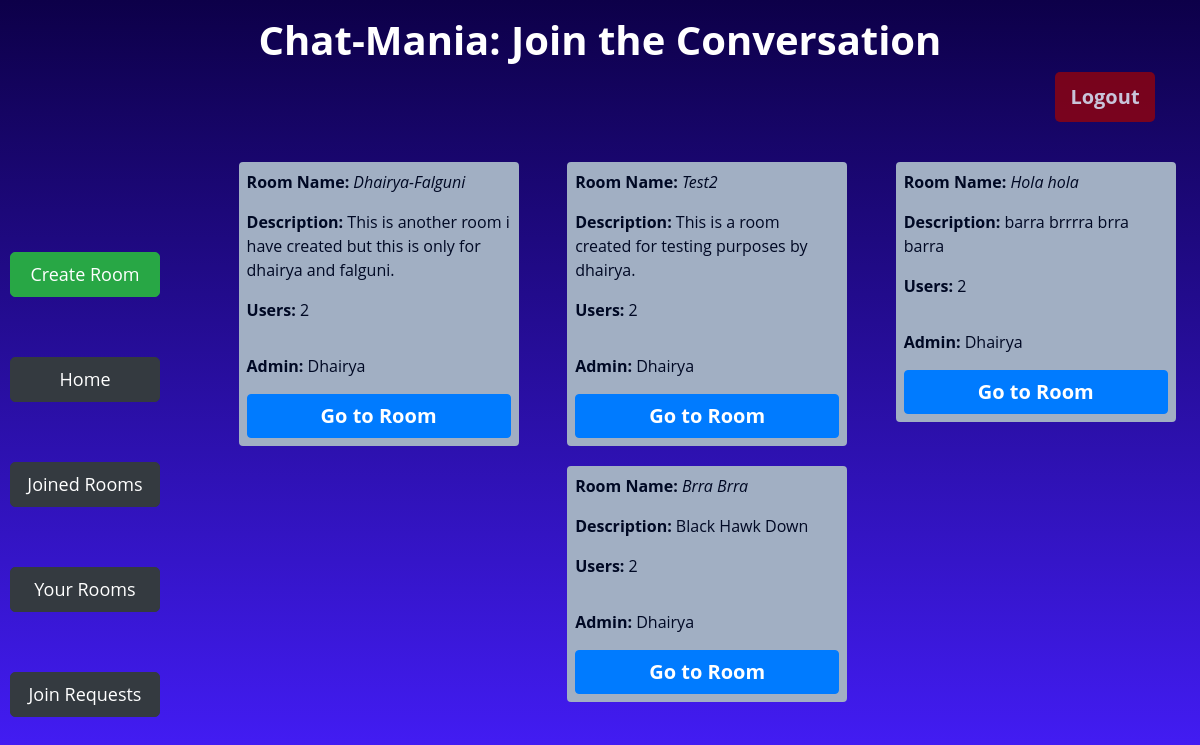
The page /joinedRooms (signed in) on the database as committed earlier.
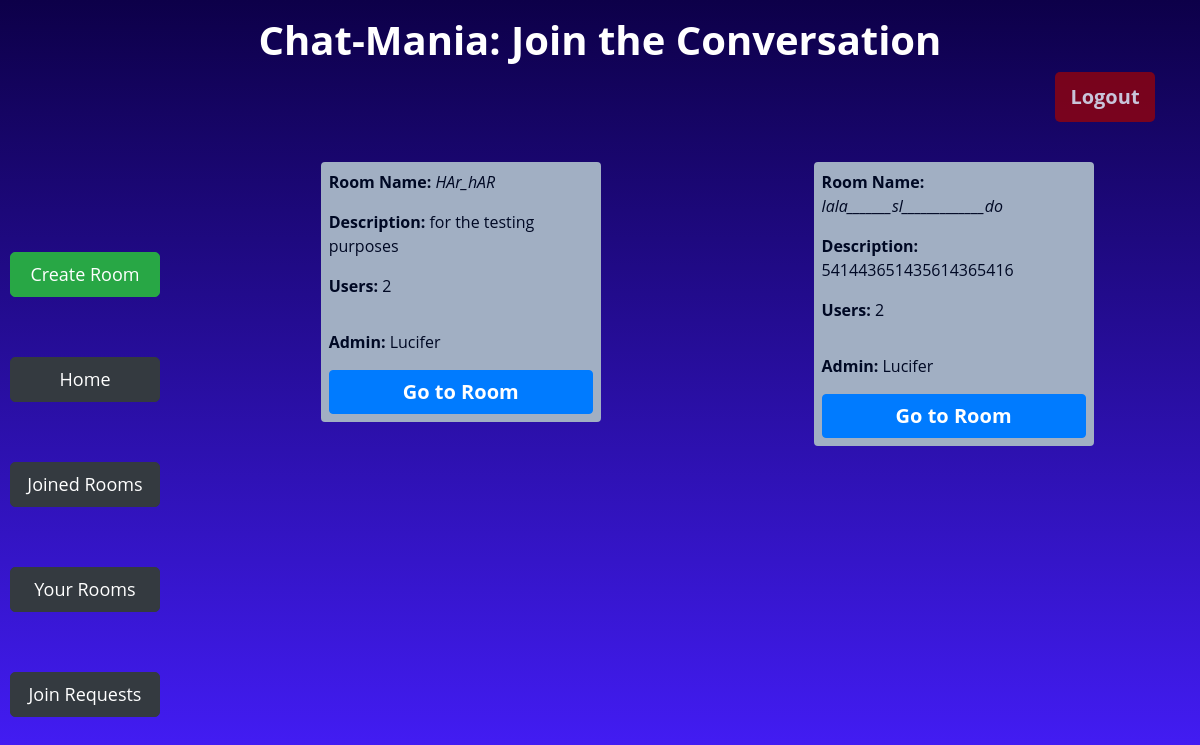
The same page on the database as committed later.
### app/models.py (models this page shows, shortened)
class Room(models.Model):
    name = models.CharField(max_length=64,unique=True)
    description = models.CharField(max_length=256)
    admin = models.ForeignKey(User, on_delete=models.CASCADE, related_name="get_admin")
    numberUsers = models.IntegerField(default=1)

class User(AbstractUser):
    joinedRooms = models.IntegerField(default=0)
    createdRooms = models.IntegerField(default=0)
    def __str__(self):
        return f"{self.username}"

### app/views.py (the view)
# urls.py: path('joinedRooms', views.joined_rooms, name='joined_rooms'),
@login_required(login_url="login")
def joined_rooms(request):
    user_rooms = UserRooms.objects.filter(user=request.user)
    rooms = [room.room for room in user_rooms]
    return render(request, 'app/joined.html', {
        'rooms': rooms
    })

### app/templates/app/joined.html (shortened to what this page needs)
{% extends 'app/layout.html' %}
{% block body %}
    <div class="container">
        <div class="row">
            <div class="col-md-12 mt-3">
                <h1 class="text-center" style="font-weight: 700;">Chat-Mania: Join the Conversation</h1>
                <form action="{% url 'logout' %}" method="post">
                 <input type="submit" id="logout-btn" class="btn btn-danger float-right" style="border: none;" value="Logout">
                </form>
             </div>
         </div>
    </div>
    <div class="d-flex flex-row">
    <div class="btn-Cont d-flex flex-column justify-content-around">
        <a id="lbtn" href="{% url 'create' %}" class="btn  btn-success">Create Room</a>
        <a id="lbtn" href="{% url 'index' %}" class="btn  btn-dark">Home</a>
        <a id="lbtn" href="{% url 'joined_rooms' %}" class="btn  btn-dark">Joined Rooms</a>
        <a id="lbtn" class="btn  btn-dark" href="{% url 'your_rooms' %}" >Your Rooms</a>
        <a id="lbtn" class="btn btn-dark" href="{% url 'join_requests' %}">Join Requests</a>
    </div>
     <div class="d-flex flex-row justify-content-around flex-wrap" id="room-cont">
        {% for room in rooms%}
        <div class="room p-1">
                <p><b>Room Name:</b> <i> {{room.name}} </i> </p>
                <p> <b>Description:</b> {{room.description}} </p>
                <p><b>Users:</b> {{room.numberUsers}} </p>
              <p class="pt-3 align-bottom"><b>Admin:</b> {{room.admin}} </p>
              <a id="join-btn" href="{% url 'room' room.name %}" class="btn btn-primary">Go to Room</a>
        </div>
        {% endfor %}
     </div>
    </div>
{% endblock %}

Rows that differ between the two databases and show on the page:
removed Room: name "Dhairya-Falguni", description "This is another room i have created but this is only for dhairya and falguni.", numberUsers "2", admin "Dhairya"
removed Room: name "Test2", description "This is a room created for testing purposes by dhairya.", numberUsers "2", admin "Dhairya"
removed Room: name "Hola hola", description "barra brrrra brra barra", numberUsers "2", admin "Dhairya"
removed Room: name "Brra Brra", description "Black Hawk Down", numberUsers "2", admin "Dhairya"
added Room: name "HAr_hAR", description "for the testing purposes", numberUsers "2", admin "Lucifer"
added Room: name "lala_______sl_____________do", description "541443651435614365416", numberUsers "2", admin "Lucifer"
